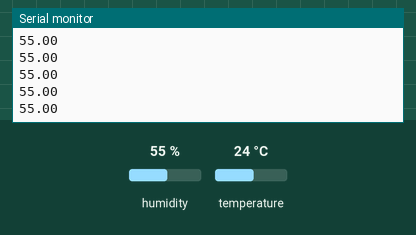
Recording of a sketch running on a simulated ESP8266 (NodeMCU). Parts: the last lines printed to the serial monitor. The inputs (shaded band) are chosen by the test bench; at power-on: humidity 55 %, temperature 24 °C. WiFi joins after 1.5 s; servers stay silent unless stated.

Above: at 3.0 s.
3.1 s: humidity set to 22 %
At 4.01 s:
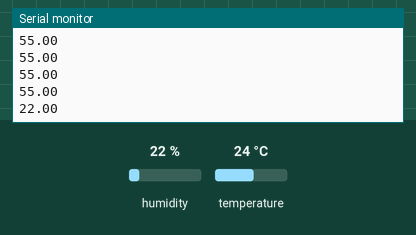
4.6 s: humidity set to 40 %
At 4.61 s:
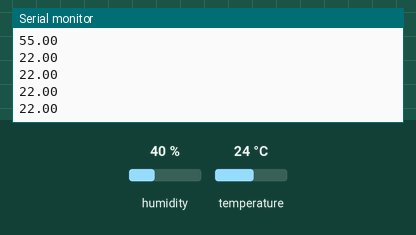
Timing chart, 0 to 7.6 s (numbered marks = the images above; inputs shaded):
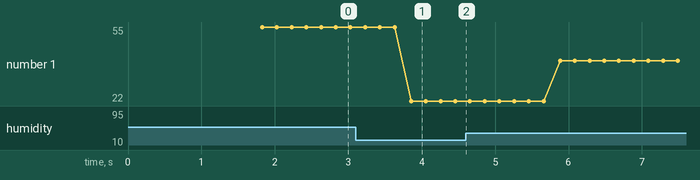

Measured:
- after the input at 3.1 s, the serial monitor: prints a new line after 0.76 s (image 1)
- plotted number 1: 55 → 22 after the input at 3.1 s, 22 → 40 after the input at 4.6 s

The sketch:

Blynk_1.ino
```cpp
#define BLYNK_PRINT Serial
#include<DHT.h>
#include<BlynkSimpleEsp8266.h>
DHT sensor(D1, DHT11);
char ssid[] = " "; //Netword SSID
char pass[] = " "; //WiFi Password
char auth[] = " "; //Authentication code
float hum, temp;
void setup() {
  // put your setup code here, to run once:
  Serial.begin(9600);
  Blynk.begin(auth, ssid, pass);
}

void loop() {
  // put your main code here, to run repeatedly:
  hum = sensor.readHumidity();
  temp = sensor.readTemperature();
  Serial.println(hum);
  Blynk.run();
  Blynk.virtualWrite(V0,hum);
  delay(200);

}
```
